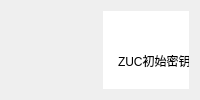
            <widget class="QWidget" name="widget_6" native="true">
             <layout class="QHBoxLayout" name="horizontalLayout_2" stretch="0,0">
              <item>
               <widget class="QWidget" name="widget_image" native="true">
                <layout class="QVBoxLayout" name="verticalLayout_2" stretch="1,9">
                 <item>
                  <widget class="QLabel" name="label_image_type">
                   <property name="text">
                    <string/>
                   </property>
                  </widget>
                 </item>
                 <item>
                  <widget class="QLabel" name="label_image">
                   <property name="text">
                    <string/>
                   </property>
                  </widget>
                 </item>
                </layout>
               </widget>
              </item>
              <item>
               <widget class="QWidget" name="widget_8" native="true">
                <property name="styleSheet">
                 <string notr="true">background-color: rgb(255, 255, 255);</string>
                </property>
                <widget class="QLabel" name="label_5">
                 <property name="geometry">
                  <rect>
                   <x>10</x>
                   <y>90</y>
                   <width>101</width>
                   <height>20</height>
                  </rect>
                 </property>
                 <property name="text">
                  <string>    已运行时间 </string>
                 </property>
                </widget>
                <widget class="QLabel" name="label_22">
                 <property name="geometry">
                  <rect>
                   <x>10</x>
                   <y>120</y>
                   <width>101</width>
                   <height>20</height>
                  </rect>
                 </property>
                 <property name="text">
                  <string>已生成密钥数</string>
                 </property>
                </widget>
                <widget class="QLabel" name="hour_line_edit">
                 <property name="geometry">
                  <rect>
                   <x>110</x>
                   <y>90</y>
                   <width>21</width>
                   <height>20</height>
                  </rect>
                 </property>
                 <property name="text">
                  <string>00:</string>
                 </property>
                </widget>
                <widget class="QLabel" name="minute_line_edit">
                 <property name="geometry">
                  <rect>
                   <x>130</x>
                   <y>90</y>
                   <width>21</width>
                   <height>20</height>
                  </rect>
                 </property>
                 <property name="text">
                  <string>00:</string>
                 </property>
                </widget>
                <widget class="QLabel" name="second_line_edit">
                 <property name="geometry">
                  <rect>
                   <x>150</x>
                   <y>90</y>
                   <width>21</width>
                   <height>20</height>
                  </rect>
                 </property>
                 <property name="text">
                  <string>00</string>
                 </property>
                </widget>
                <widget class="QLabel" name="key_num_label">
                 <property name="geometry">
                  <rect>
                   <x>110</x>
                   <y>120</y>
                   <width>80</width>
                   <height>20</height>
                  </rect>
                 </property>
                 <property name="text">
                  <string>0 bits</string>
                 </property>
                </widget>
                <widget class="QLabel" name="generate_key_time1_label">
                 <property name="geometry">
                  <rect>
                   <x>10</x>
                   <y>170</y>
                   <width>111</width>
                   <height>20</height>
                  </rect>
                 </property>
                 <property name="text">
                  <string>生成密钥时间</string>
                 </property>
                </widget>
                <widget class="QLabel" name="label_51">
                 <property name="geometry">
                  <rect>
                   <x>10</x>
                   <y>200</y>
                   <width>111</width>
                   <height>20</height>
                  </rect>
                 </property>
                 <property name="text">
                  <string>zuc密钥协商时间</string>
                 </property>
                </widget>
                <widget class="QLabel" name="msg_handler_time1_label">
                 <property name="geometry">
                  <rect>
                   <x>10</x>
                   <y>230</y>
                   <width>111</width>
                   <height>20</height>
                  </rect>
                 </property>
                 <property name="text">
                  <string>图片文字加解密时间</string>
                 </property>
                </widget>
                <widget class="QLabel" name="key_agreement_result_label">
                 <property name="geometry">
                  <rect>
                   <x>15</x>
                   <y>40</y>
                   <width>165</width>
                   <height>20</height>
                  </rect>
                 </property>
                 <property name="text">
                  <string>ZUC初始密钥协商中...</string>
                 </property>
                </widget>
                <widget class="QLabel" name="generate_key_time_label">
                 <property name="geometry">
                  <rect>
                   <x>130</x>
                   <y>170</y>
                   <width>60</width>
                   <height>20</height>
                  </rect>
                 </property>
                 <property name="text">
                  <string>0 ms</string>
                 </property>
                </widget>
                <widget class="QLabel" name="generate_zuc_init_key_time_label">
                 <property name="geometry">
                  <rect>
                   <x>130</x>
                   <y>200</y>
                   <width>60</width>
                   <height>20</height>
                  </rect>
                 </property>
                 <property name="text">
                  <string>0 ms</string>
                 </property>
                </widget>
                <widget class="QLabel" name="msg_handler_time_label">
                 <property name="geometry">
                  <rect>
                   <x>130</x>
                   <y>230</y>
                   <width>60</width>
                   <height>20</height>
                  </rect>
                 </property>
                 <property name="text">
                  <string>0 ms</string>
                 </property>
                </widget>
                <widget class="QLabel" name="Randomness_result_label">
                 <property name="geometry">
                  <rect>
                   <x>10</x>
                   <y>280</y>
                   <width>130</width>
                   <height>20</height>
                  </rect>
                 </property>
                 <property name="text">
                  <string>随机性检测结果：</string>
                 </property>
                </widget>
                <widget class="QLabel" name="Randomness_result_label_2">
                 <property name="geometry">
                  <rect>
                   <x>10</x>
                   <y>310</y>
                   <width>111</width>
                   <height>20</height>
                  </rect>
                 </property>
                 <property name="text">
                  <string>单次检测样本数</string>
                 </property>
                </widget>
                <widget class="QLabel" name="Randomness_result_label_3">
                 <property name="geometry">
                  <rect>
                   <x>10</x>
                   <y>340</y>
                   <width>111</width>
                   <height>20</height>
                  </rect>
                 </property>
                 <property name="text">
                  <string>检测次数</string>
                 </property>
                </widget>
                <widget class="QLabel" name="Randomness_result_label_4">
                 <property name="geometry">
                  <rect>
                   <x>10</x>
                   <y>370</y>
                   <width>111</width>
                   <height>20</height>
                  </rect>
                 </property>
                 <property name="text">
                  <string>检测算法通过数</string>
                 </property>
                </widget>
                <widget class="QLabel" name="randomnessTest_sample_num_label">
                 <property name="geometry">
                  <rect>
                   <x>130</x>
                   <y>310</y>
                   <width>60</width>
                   <height>20</height>
                  </rect>
                 </property>
                 <property name="text">
                  <string>0 bits</string>
                 </property>
                </widget>
                <widget class="QLabel" name="randomnessTest_times_label">
                 <property name="geometry">
                  <rect>
                   <x>130</x>
                   <y>340</y>
                   <width>60</width>
                   <height>20</height>
                  </rect>
                 </property>
                 <property name="text">
                  <string>0 次</string>
                 </property>
                </widget>
                <widget class="QLabel" name="randomnessTest_passedNums_label">
                 <property name="geometry">
                  <rect>
                   <x>130</x>
                   <y>370</y>
                   <width>60</width>
                   <height>20</height>
                  </rect>
                 </property>
                 <property name="text">
                  <string>0/0</string>
                 </property>
                </widget>
               </widget>
              </item>
             </layout>
            </widget>
